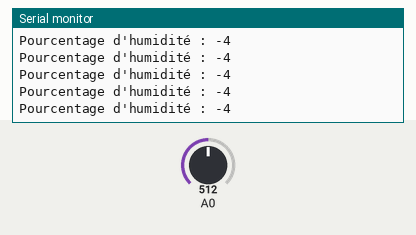
Simulated run of this sketch. Board: Arduino Uno, built with avr-gcc and run on an emulated ATmega328P. Parts: the last lines printed to the serial monitor. The test bench sets the inputs (shaded band); at power-on: A0 = 512.

Above: at 8.7 s.
8.8 s: A0 set to 758
At 9.9 s:
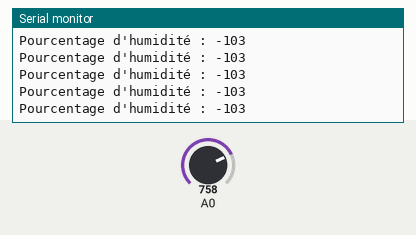
11.8 s: A0 set to 739
At 12.4 s:
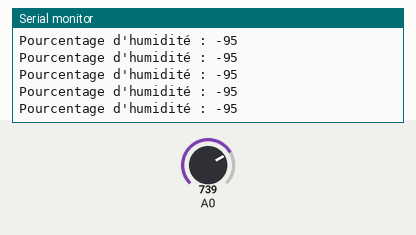
Timing chart, 0 to 14.8 s (numbered marks = the images above; inputs shaded):
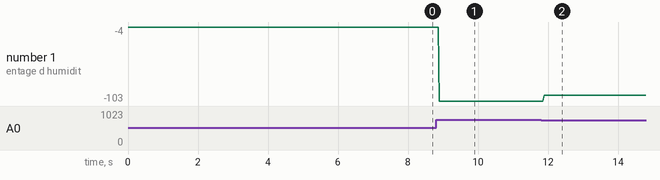

The sketch:

Soil_moist_detect_analog.ino
```cpp
void setup() {
  pinMode(A0, INPUT);
  Serial.begin(9600);
}

void loop() {
  int percent = map(analogRead(0), 500, 250, 0, 100);
  Serial.print("Pourcentage d'humidité : ");
  Serial.println(percent);
}
```

Measured:
- after the input at 8.8 s, the serial monitor: prints a new line after 0.09 s (image 1)
- after the input at 11.8 s, the serial monitor: prints a new line after 0.09 s (image 2)
- plotted number 1: -4 → -103 after the input at 8.8 s, -103 → -95 after the input at 11.8 s
